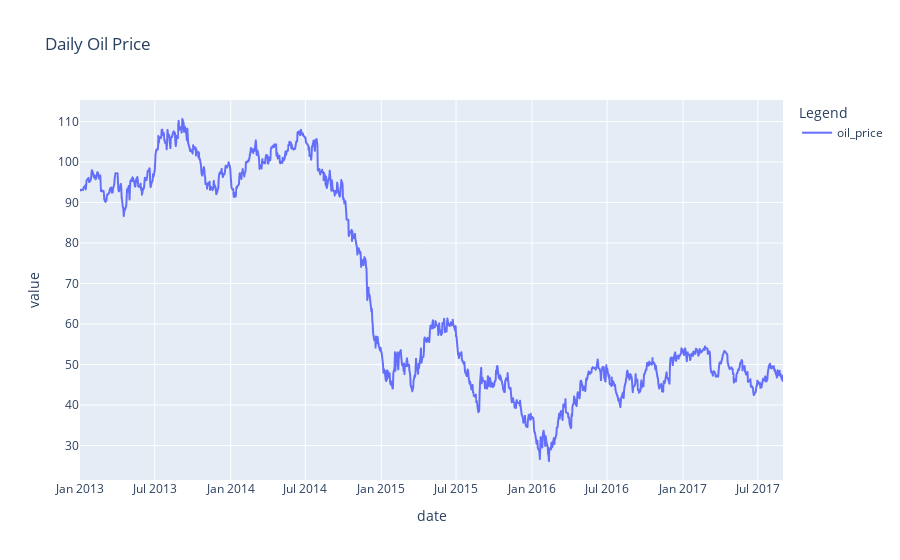

This figure's notebook cell:
### Code cell
p = oil.melt(id_vars=['date']+list(oil.keys()[2:]), var_name='Legend')
px.line(p.sort_values(["Legend", "date"], ascending = [False, True]), x='date', y='value', color='Legend',title = "Daily Oil Price" )

### Figure 1 — Plotly figure (JSON) as saved in the notebook; plotly's stock layout.template omitted (floating-point values rounded to 4 significant figures; data arrays with more than 128 entries replaced by an {"elided": "..."} marker saying what was removed)
{"data": [{"hovertemplate": "Legend=oil_price<br>date=%{x}<br>value=%{y}<extra></extra>", "legendgroup": "oil_price", "line": {"color": "#636efa", "dash": "solid"}, "marker": {"symbol": "circle"}, "mode": "lines", "name": "oil_price", "showlegend": true, "type": "scattergl", "x": {"elided": "1704 str values"}, "xaxis": "x", "y": {"elided": "1704 float values"}, "yaxis": "y"}], "layout": {"legend": {"title": {"text": "Legend"}, "tracegroupgap": 0}, "title": {"text": "Daily Oil Price"}, "xaxis": {"anchor": "y", "domain": [0, 1], "title": {"text": "date"}}, "yaxis": {"anchor": "x", "domain": [0, 1], "title": {"text": "value"}}}}
